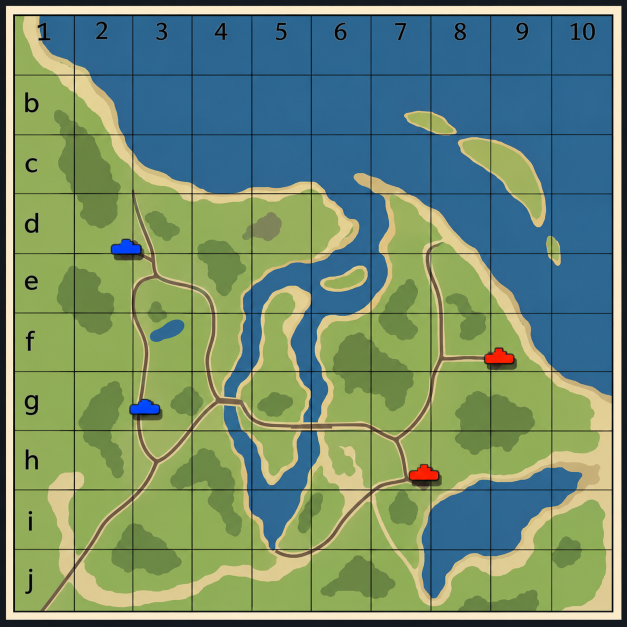
#> input picture data/maps/coast/drawing.png, 1254 x 1254 px, found by its file name (shown at 1/2 size)
$ python map-normandy.py
#> lines starting #> are read from the running program, lines starting #| are printed output that depends on the picture; after the words box and inside, x2 and y2 are one past the last pixel; in counts of white or black regions, pixels touching at a corner belong together
#> in main, rgb_full is the input picture: shape (1254, 1254, 3); mean R, G, B 112.1, 139.8, 110.8
#!/usr/bin/env python3
"""Builds the Normandy battle map from the reference drawings in data/maps/normandy/.

  drawing.png            the tactical map (top view, 7 x 7 squares a-g / 1-7, 200 m each): ground
                         types and colours, roads, the town's blocks, farm buildings, hedgerows,
                         the beach with its obstacles, both teams' start points (blue and red tank
                         icons) and the three capture points A, B, C (white diamonds)
  heights_reference.png  the height sheet: the colour height map gives the shape of the high
                         ground (the ridge west of the town, the hill at C, the rise along the
                         south edge); the sections give the heights: the beach at A a few metres
                         above the sea, the town at B about 30 m, the top of C about 50 m. (The
                         sheet's colour scale reads upside down -- its blue sea would be 60 m -- so
                         only the sections' numbers are taken and the colours are used for shape.)

Writes data/maps/normandy/map.json in the format of tools/map-prep.py, plus:
  (objects: x, z centre; w along the object's local x, d along its local z, h tall; yaw turns
  local +z to (sin yaw, cos yaw) in (east, north), so a house's front faces local +z)
  colors   512 x 512 ground colours taken from the drawing (fields, hedges, roofs as painted)
  objects  buildings (row houses round every town block, the church at B, the farms drawn on the
           map), bunkers on the dune line, steel hedgehogs and concrete walls on the beach
  points   the capture points A, B, C

Usage: python3 tools/map-normandy.py [data/maps/normandy]
"""
import base64
import json
import math
import os
import sys
import zlib

import numpy as np
from PIL import Image
from scipy import ndimage as ndi

SIZE = 1400.0           # 7 squares of 200 m
RES_C = 1024
RES_H = 512
RES_COL = 512
CLASSES = ["water", "sand", "grass", "forest", "road", "rock", "farm", "town"]
WATER, SAND, GRASS, FOREST, ROAD, ROCK, FARM, TOWN = range(8)

# the drawing's grid lines (px): the squares are not drawn quite equal, each maps onto 200 m
XS = np.array([49.0, 240.0, 442.5, 641.0, 836.5, 1031.5, 1232.0, 1477.0])
YS = np.array([0.0, 160.0, 304.5, 444.0, 599.0, 749.5, 900.5, 1056.0])
# the colour height map on the height sheet (px), and its squares
HXS = np.linspace(54.0, 1007.0, 8)
HYS = np.array([693.0, 744.0, 792.0, 835.0, 880.0, 930.0, 986.0, 1043.0])


def pack(arr, dtype):
    raw = np.ascontiguousarray(arr.astype(dtype)).tobytes()
    return base64.b64encode(zlib.compress(raw, 9)).decode("ascii")


def sample_grid(img, xs, ys, res):
    """Resamples img (H x W x C or H x W) onto res x res world squares: row 0 the south edge."""
    n = len(xs) - 1
    u = (np.arange(res) + 0.5) / res * n
    col = np.minimum(u.astype(int), n - 1)
    px = xs[col] + (u - col) * (xs[col + 1] - xs[col])
    v = n - u
    row = np.minimum(v.astype(int), n - 1)
    py = ys[row] + (v - row) * (ys[row + 1] - ys[row])
    pxi = np.clip(np.round(px).astype(int), 0, img.shape[1] - 1)
    pyi = np.clip(np.round(py).astype(int), 0, img.shape[0] - 1)
    return img[pyi[:, None], pxi[None, :]]


def px_to_world(px, py):
    """Drawing pixel (full image) -> world x (east), z (north), m."""
    n = len(XS) - 1

    def along(p, lines):
        i = int(np.clip(np.searchsorted(lines, p) - 1, 0, n - 1))
        return i + (p - lines[i]) / (lines[i + 1] - lines[i])

    return -SIZE / 2 + along(px, XS) * SIZE / n, SIZE / 2 - along(py, YS) * SIZE / n


def classify(rgb):
    """Ground type per drawing pixel, -1 where markers, labels and grid lines are."""
    r, g, b = (rgb[..., k].astype(float) for k in range(3))
    br = rgb.mean(axis=2)
    mx = rgb.max(axis=2).astype(float)
    mn = rgb.min(axis=2).astype(float)
    sat = (mx - mn) / np.maximum(mx, 1)
    yy = np.arange(rgb.shape[0])[:, None] * np.ones((1, rgb.shape[1]))
    water = (b > r + 35) & (b > 60)
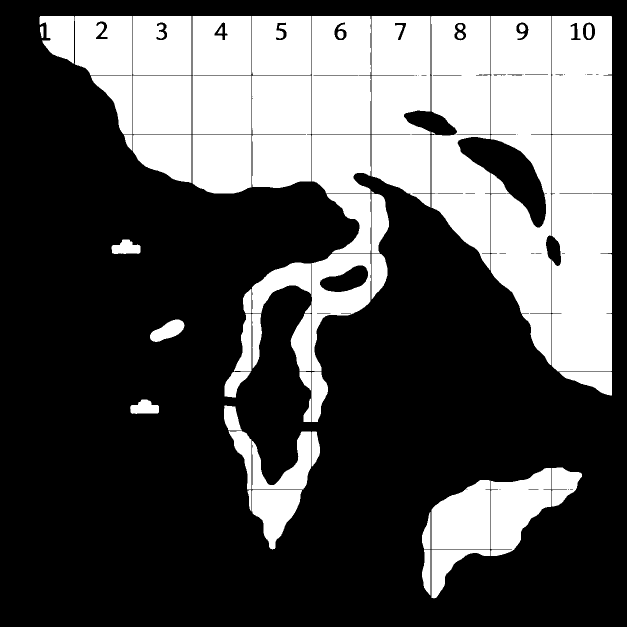
#> water: shape (1254, 1254) bool (shown at 1/2 size); 32.6% white; 56 white regions (1 under 20 px), largest, box (x1, y1, x2, y2) and area: (982, 32, 1103, 731) 61229, (1104, 270, 1224, 743) 55704, (862, 32, 981, 541) 46573
    road = (sat < 0.12) & (br > 112) & (br < 200)
#> road: shape (1254, 1254) bool; 0.06% white in thin lines or dots, all inside (x1, y1, x2, y2) = (57, 55, 1221, 1197)
    grayish = (sat < 0.3) & (br > 45) & (br < 125)
#> grayish: shape (1254, 1254) bool; 0.55% white in thin lines or dots
    dense = ndi.uniform_filter(grayish.astype(float), 25)
    town = (dense > 0.55) & (yy > 330) & (yy < 660)
#> town: shape (1254, 1254) bool; every value is 0
    sandy = (r > 125) & (r - b > 55) & (g > 95)
#> sandy: shape (1254, 1254) bool; 41.8% white; 502 white regions (362 under 20 px), largest, box (x1, y1, x2, y2) and area: (31, 981, 147, 1098) 12545, (31, 389, 147, 506) 12429, (624, 863, 741, 979) 12179
    dark_green = (g >= r) & (br < 62) & ~water
#> dark_green: shape (1254, 1254) bool; 6.7% white; 225 white regions (153 under 20 px), largest, box (x1, y1, x2, y2) and area: (0, 0, 1254, 1254) 59604, (27, 29, 1226, 1224) 23120, (289, 365, 644, 857) 3474
    lab = np.full(rgb.shape[:2], GRASS, np.int16)
    lab[sandy] = FARM
    lab[dark_green] = FOREST
    lab[grayish & ~town] = ROCK
    lab[town] = TOWN
    lab[road] = ROAD
    lab[water] = WATER
    # the beach: sand-coloured ground that reaches the shore band (the rest is farmland)
    comp, n = ndi.label(lab == FARM)
    shore = set(np.unique(comp[(yy < 300) & (comp > 0)]))
    lab[np.isin(comp, list(shore)) & (comp > 0)] = SAND
    # markers: tank icons and their brackets, the capture diamonds, labels; and the grid lines
    blue = (b > 150) & (r < 90) & (b - g > 50)
#> blue: shape (1254, 1254) bool; 0.17% white; 202 white regions (199 under 20 px), largest, box (x1, y1, x2, y2) and area: (261, 800, 318, 827) 1141, (224, 480, 281, 507) 1140, (499, 981, 502, 1008) 38
    red = (r > 170) & (g < 70) & (b < 70)
#> red: shape (1254, 1254) bool; 0.14% white; 2 white regions, box (x1, y1, x2, y2) and area: (820, 930, 876, 959) 1124, (971, 697, 1026, 726) 1106
    yellow = (r > 190) & (g > 170) & (b < 80)
    white = (br > 215) & (sat < 0.12)
#> white: shape (1254, 1254) bool; 0.06% white in thin lines or dots
    marks = ndi.binary_dilation(blue | red | yellow | white, iterations=6)
#> marks: shape (1254, 1254) bool; 2.4% white; 115 white regions, largest, box (x1, y1, x2, y2) and area: (350, 1232, 1097, 1245) 8987, (90, 1232, 346, 1245) 3092, (814, 924, 882, 965) 2064
    lab[marks] = -1
    for x in XS[1:-1]:
        lab[:, int(x) - 2:int(x) + 3] = np.where(lab[:, int(x) - 2:int(x) + 3] == ROAD, ROAD, -1)
    for y in YS[1:-1]:
        lab[int(y) - 2:int(y) + 3, :] = np.where(lab[int(y) - 2:int(y) + 3, :] == ROAD, ROAD, -1)
    return lab, (blue, red, white, yellow)


def fill_unknown(lab):
    unknown = lab < 0
#> unknown: shape (1254, 1254) bool; 7.1% white; 94 white regions, largest, box (x1, y1, x2, y2) and area: (0, 0, 1254, 1254) 94071, (255, 794, 324, 833) 2054, (489, 963, 508, 1026) 777
    idx = ndi.distance_transform_edt(unknown, return_distances=False, return_indices=True)
    return lab[idx[0], idx[1]]
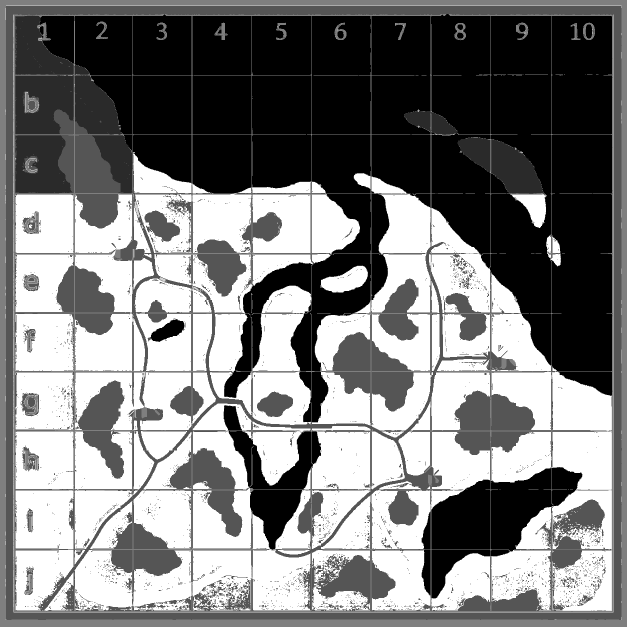
#> returned value: shape (1254, 1254) int16 (shown at 1/2 size); min 0, max 6, mean 2.94; drawn with min black and max white


def despeckle(lab, size=5):
#> called with size = 5
    votes = []
#> votes = []
    for c in range(len(CLASSES)):
        v = ndi.uniform_filter((lab == c).astype(np.float32), size=size)
        votes.append(v * (2.0 if c in (ROAD, FOREST) else 1.0))
#> after the loop, votes = 8 items
    return np.argmax(np.stack(votes), axis=0)
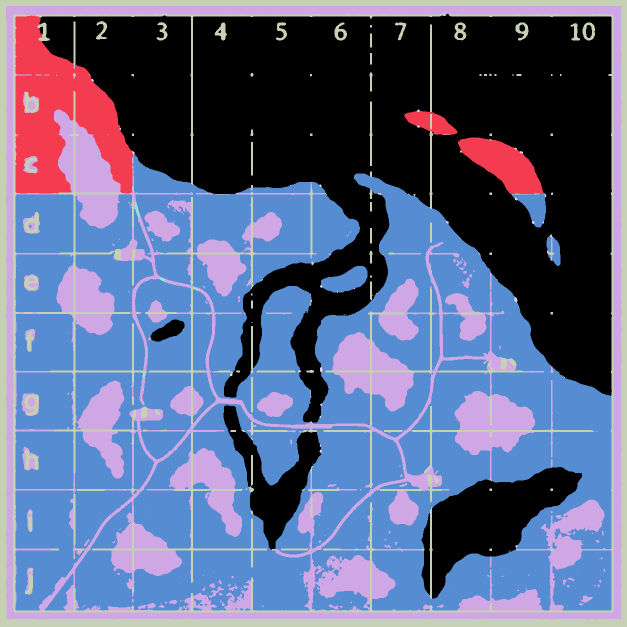
#> returned value: shape (1254, 1254) int64 (shown at 1/2 size); 7 distinct labels, from 0 to 6; one colour per label, 0 black


def warmth(rgb):
    """How far the height sheet's colour is from green towards red (0 green or blue, 1 deep red)."""
    hsv = np.asarray(Image.fromarray(rgb.astype(np.uint8)).convert("HSV")).astype(float)
    hue = hsv[..., 0] / 255.0 * 360.0
    sat = hsv[..., 1] / 255.0
    w = np.clip((70.0 - hue) / 65.0, 0, 1)
    w[hue > 300] = 1.0
    return w * np.clip(sat * 1.6, 0, 1)


def smoothstep(a, b, x):
    t = np.clip((x - a) / (b - a), 0, 1)
    return t * t * (3 - 2 * t)


def heights(cls, warm):
    """Terrain heights (m) on the class grid."""
    texel = SIZE / cls.shape[0]
    water = cls == WATER
    d_land = ndi.distance_transform_edt(~water) * texel
    d_water = ndi.distance_transform_edt(water) * texel
    rng = np.random.default_rng(1944)
    roll = ndi.gaussian_filter(rng.standard_normal(cls.shape), 40 / texel)
    roll /= np.abs(roll).max() + 1e-9
    # the beach a few metres up from the tide line, then the slope up to the town's plateau (~28 m)
    land = 4.0 * (1 - np.exp(-d_land / 50)) + 24.0 * smoothstep(100, 560, d_land)
    # the high ground from the height sheet (south of the beach): the ridge west of the town, the
    # hill at C (~50 m) and the rise along the south edge
    inland = smoothstep(380, 620, d_land)
    land += 24.0 * ndi.gaussian_filter(warm, 14 / texel) * inland
    land += 1.6 * roll * smoothstep(60, 200, d_land)
    # the rocky headland at a2 stands up out of the sea
    rock = ndi.gaussian_filter((cls == ROCK).astype(float), 6 / texel)
    land += 7.0 * rock * (d_land < 260)
    land = np.maximum(land, 0.3 * (1 - np.exp(-d_land / 6)))
    depth = np.minimum(0.4 + 0.05 * d_water, 8.0)
    h = np.where(water, -depth, land)
    # roads run level; the town stands on smoothed ground so its houses sit straight
    road = ndi.binary_dilation(cls == ROAD, iterations=1)
    even = ndi.gaussian_filter(np.where(water, 0.6, h), 12 / texel)
    even = np.maximum(even, 0.6)
    blend = np.clip(ndi.gaussian_filter(road.astype(float), 4 / texel) * 2.2, 0, 1)
    h = h * (1 - blend) + even * blend
    h = np.where(road, even, h)
    town = ndi.binary_dilation(cls == TOWN, iterations=3)
    flat = ndi.gaussian_filter(h, 20 / texel)
    tb = np.clip(ndi.gaussian_filter(town.astype(float), 6 / texel) * 1.6, 0, 1)
    h = h * (1 - tb) + flat * tb
    sm = ndi.gaussian_filter(h, 1.2)
    h = np.where(water & ~road, np.minimum(sm, -0.2), np.where(road, h, np.maximum(sm, 0.05)))
    return h


def town_houses(cls, h, rng):
    """Row houses round the edge of every town block, facing the street, gardens behind."""
    texel = SIZE / cls.shape[0]
    town = cls == TOWN
    inner = ndi.distance_transform_edt(town) * texel           # m in from the block's edge
    gy, gx = np.gradient(ndi.gaussian_filter(inner, 2))
    out = []
    taken = []
    step = 2.0
    ys, xs = np.nonzero(town & (inner > 3.5) & (inner < 6.5))
    order = rng.permutation(len(xs))
    for k in order:
        i, j = ys[k], xs[k]
        x = -SIZE / 2 + (j + 0.5) * texel
        z = -SIZE / 2 + (i + 0.5) * texel
        if any((x - a) ** 2 + (z - b) ** 2 < 8.5 ** 2 for a, b in taken):
            continue
        # facing out of the block: along the distance field's slope (rows run north here)
        nx, nz = -gx[i, j], -gy[i, j]
        l = math.hypot(nx, nz)
        if l < 1e-6:
            continue
        yaw = math.atan2(nx / l, nz / l)
        w = float(rng.uniform(7.5, 11.5))
        d = float(rng.uniform(8.0, 10.5))
        storeys = int(rng.integers(2, 4))
        taken.append((x, z))
        out.append({"kind": "house", "x": round(x, 2), "z": round(z, 2), "w": round(w, 2), "d": round(d, 2), "h": round(storeys * 3.1, 2), "yaw": round(yaw, 3), "roof": int(rng.integers(0, 3)), "wall": int(rng.integers(0, 4))})
    return out


def farm_buildings(rgb, lab, rng):
    """The small dark buildings drawn outside the town (farms, barns)."""
    br = rgb.mean(axis=2)
    mx = rgb.max(axis=2).astype(float)
    mn = rgb.min(axis=2).astype(float)
    sat = (mx - mn) / np.maximum(mx, 1)
    dark = (br < 70) & (sat < 0.25) & (lab != TOWN) & (lab != WATER) & (lab != SAND)
    comp, n = ndi.label(dark)
    out = []
    for i, sl in enumerate(ndi.find_objects(comp), start=1):
        if sl is None:
            continue
        ys, xs = np.nonzero(comp[sl] == i)
        if not (14 <= len(xs) <= 500):
            continue
        ys = ys + sl[0].start
        xs = xs + sl[1].start
        cx, cy = xs.mean(), ys.mean()
        # long axis of the blob: the building's length
        cov = np.cov(np.stack([xs - cx, ys - cy])) if len(xs) > 2 else np.eye(2)
        ev, evec = np.linalg.eigh(cov)
        ax = evec[:, 1]
        wx, wz = px_to_world(cx + XS[0] * 0 + 0, cy)
        # pixel spans to metres (squares about 200 px wide, 150 px tall)
        sx = SIZE / 7 / np.mean(np.diff(XS))
        sz = SIZE / 7 / np.mean(np.diff(YS))
        length = float(np.clip(4 * math.sqrt(max(ev[1], 1)) * math.hypot(ax[0] * sx, ax[1] * sz), 8, 26))
        width = float(np.clip(4 * math.sqrt(max(ev[0], 1)) * math.hypot(ax[1] * sx, ax[0] * sz), 6, 12))
        # local x (the building's length) along the long axis: x -> (cos yaw, -sin yaw)
        yaw = math.atan2(ax[1] * sz, ax[0] * sx)
        out.append({"kind": "house", "x": round(wx, 2), "z": round(wz, 2), "w": round(length, 2), "d": round(width, 2), "h": round(float(rng.uniform(5.5, 8.0)), 2), "yaw": round(yaw, 3), "roof": int(rng.integers(0, 3)), "wall": int(rng.integers(0, 4)), "farm": True})
    return out


def beach_objects(rgb, lab, rng):
    """Steel hedgehogs (the X marks on the sand), the concrete walls (dashed lines on the beach)
    and bunkers along the dune line."""
    br = rgb.mean(axis=2)
    beach = lab == SAND
    dark = (br < 80) & ndi.binary_dilation(beach, iterations=4)
    comp, n = ndi.label(dark)
    hedgehogs, walls = [], []
    for i, sl in enumerate(ndi.find_objects(comp), start=1):
        if sl is None:
            continue
        ys, xs = np.nonzero(comp[sl] == i)
        if len(xs) < 4:
            continue
        ys = ys + sl[0].start
        xs = xs + sl[1].start
        w = xs.max() - xs.min() + 1
        hgt = ys.max() - ys.min() + 1
        cx, cy = xs.mean(), ys.mean()
        x, z = px_to_world(cx, cy)
        if w > 30 and hgt < 12:
            # a dashed wall: a low concrete wall the length of the dashes
            x0, _ = px_to_world(xs.min(), cy)
            x1, _ = px_to_world(xs.max(), cy)
            walls.append({"kind": "wall", "x": round(x, 2), "z": round(z, 2), "w": round(x1 - x0, 2), "d": 0.8, "h": 1.4, "yaw": 0.0})
        elif w < 16 and hgt < 16 and len(xs) < 80:
            hedgehogs.append({"kind": "hedgehog", "x": round(x, 2), "z": round(z, 2), "yaw": round(float(rng.uniform(0, math.pi)), 3)})
    return hedgehogs, walls


def dune_bunkers(cls, h):
    """Concrete bunkers on the dune line above the beach, about every 180 m."""
    texel = SIZE / cls.shape[0]
    out = []
    for x in np.arange(-SIZE / 2 + 110, SIZE / 2 - 60, 185.0):
        j = int((x + SIZE / 2) / texel)
        col = cls[:, j]
        # from the north edge (last rows) southwards: the first grass after the sand
        top = None
        for i in range(cls.shape[0] - 1, 0, -1):
            if col[i] == SAND and col[i - 1] in (GRASS, FOREST, ROCK, FARM):
                top = i - 3
                break
        if top is None:
            continue
        z = -SIZE / 2 + (top + 0.5) * texel
        out.append({"kind": "bunker", "x": round(float(x), 2), "z": round(float(z), 2), "w": 7.0, "d": 6.0, "h": 2.6, "yaw": 0.0})
    return out


def main():
    base = sys.argv[1] if len(sys.argv) > 1 else "data/maps/normandy"
    rgb_full = np.asarray(Image.open(os.path.join(base, "drawing.png")).convert("RGB"))
    lab, (blue, red, white, yellow) = classify(rgb_full)
    lab = despeckle(fill_unknown(lab))
    cls = sample_grid(lab, XS, YS, RES_C).astype(np.int16)
#> in sample_grid, `return img[pyi[:, None], pxi[None, :]]`:
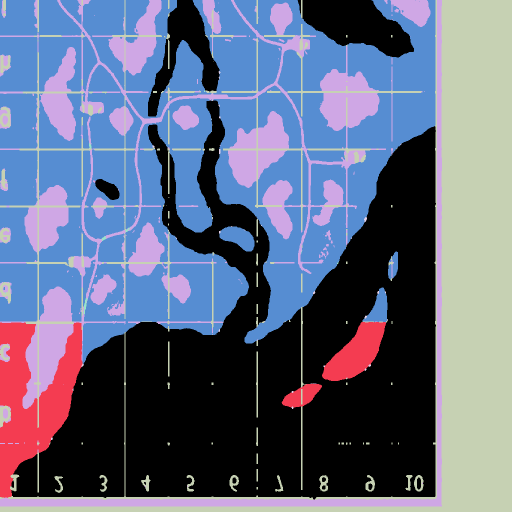
#> returned value: shape (1024, 1024) int64 (shown at 1/2 size); 7 distinct labels, from 0 to 6; one colour per label, 0 black
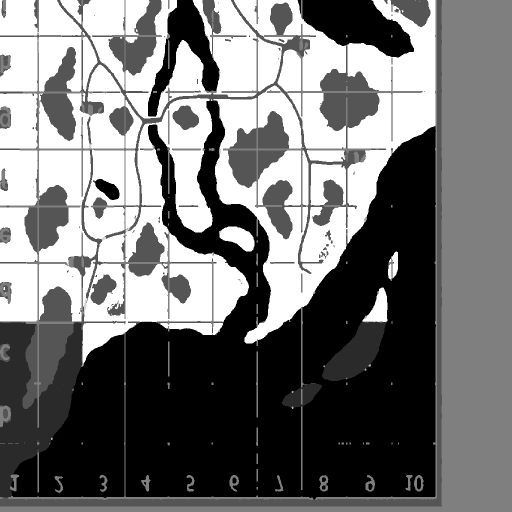
#> cls: shape (1024, 1024) int16 (shown at 1/2 size); min 0, max 6, mean 2.74; drawn with min black and max white
    comp, n = ndi.label(cls == ROAD)
#> comp: shape (1024, 1024) int32; 39 distinct labels, from 0 to 38
#> n = 38
    sizes = ndi.sum(np.ones_like(comp), comp, index=np.arange(1, n + 1))
#> sizes = 38 values, max 40 at index 10, min 1 at index 0, mean 9.74
    for i, sz in enumerate(sizes, start=1):
        if sz < 120:
            cls[comp == i] = -1
#> this loop made 38 passes
#> sz on passes 1 to 8: 1, 14, 7, 2, 9, 11, 3, 4
#> cls: shape (1024, 1024) int16; 0.04% of pixels changed, all inside (x1, y1, x2, y2) = (102, 127, 803, 880)
    cls = fill_unknown(cls).astype(np.uint8)

    sheet = np.asarray(Image.open(os.path.join(base, "heights_reference.png")).convert("RGB"))
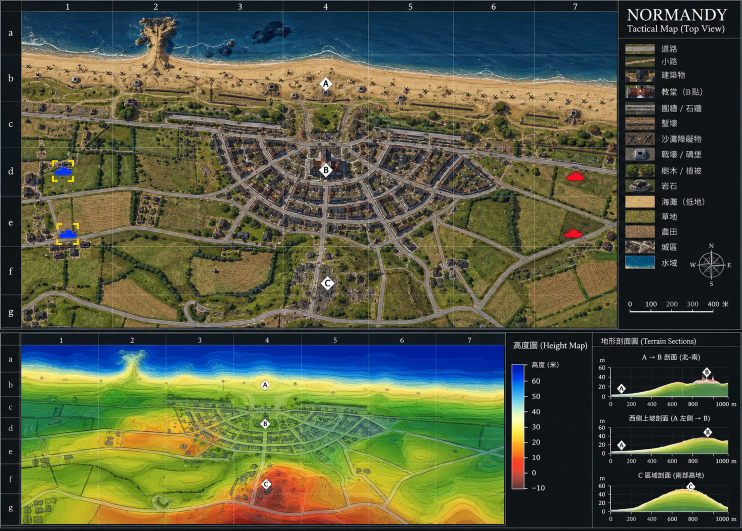
#> input picture data/maps/normandy/heights_reference.png, 1483 x 1061 px, found by its file name (shown at 1/2 size)
#> sheet is the input picture: shape (1061, 1483, 3); mean R, G, B 82.7, 88.3, 63.6
    warm = sample_grid(warmth(sheet), HXS, HYS, RES_C)
#> in warmth, `hue = hsv[..., 0] / 255.0 * 360.0`:
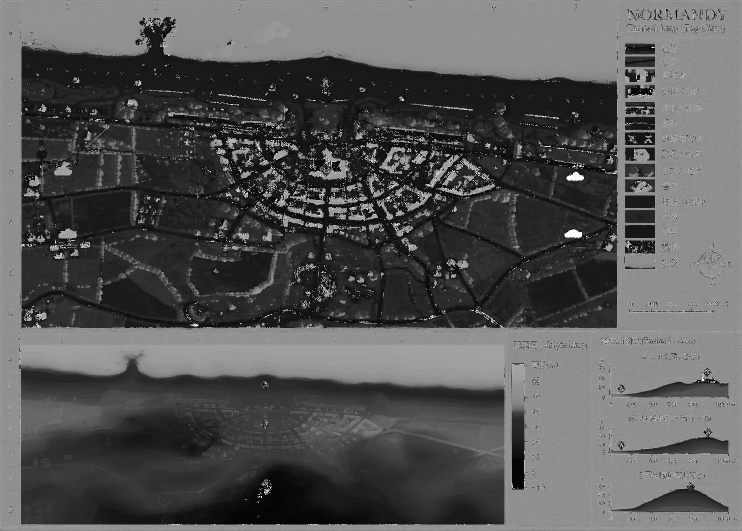
#> hue: shape (1061, 1483) float64 (shown at 1/2 size); min 0, max 358.6, mean 120.7; drawn with min black and max white
#> (the rest of the program and of its run is left out)
